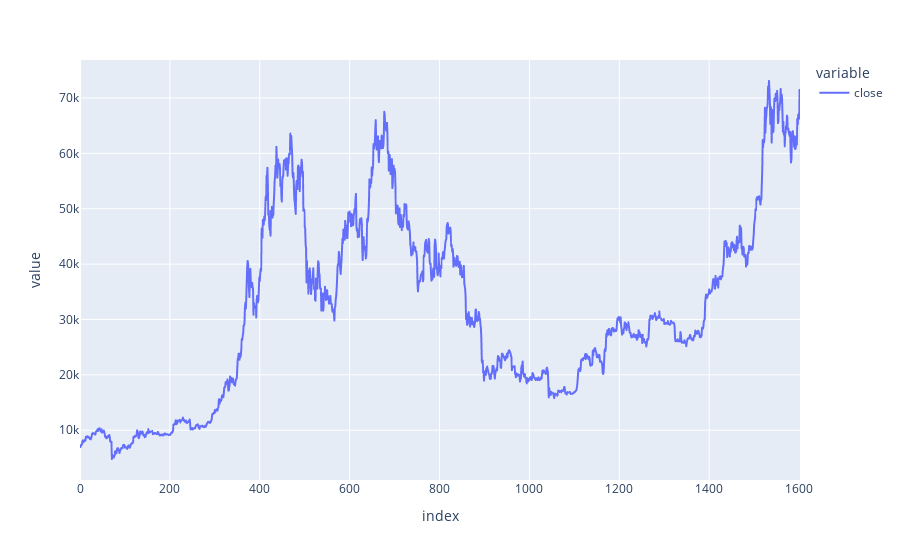

Notebook cell for this chart:
### Code cell
px.line(odf['close'])

### Figure 1 — Plotly figure (JSON) as saved in the notebook; plotly's stock layout.template omitted (floating-point values rounded to 4 significant figures; data arrays with more than 128 entries replaced by an {"elided": "..."} marker saying what was removed)
{"data": [{"hovertemplate": "variable=close<br>index=%{x}<br>value=%{y}<extra></extra>", "legendgroup": "close", "line": {"color": "#636efa", "dash": "solid"}, "marker": {"symbol": "circle"}, "mode": "lines", "name": "close", "showlegend": true, "type": "scattergl", "x": {"elided": "1603 int values"}, "xaxis": "x", "y": {"elided": "1603 float values"}, "yaxis": "y"}], "layout": {"legend": {"title": {"text": "variable"}, "tracegroupgap": 0}, "margin": {"t": 60}, "xaxis": {"anchor": "y", "domain": [0, 1], "title": {"text": "index"}}, "yaxis": {"anchor": "x", "domain": [0, 1], "title": {"text": "value"}}}}
